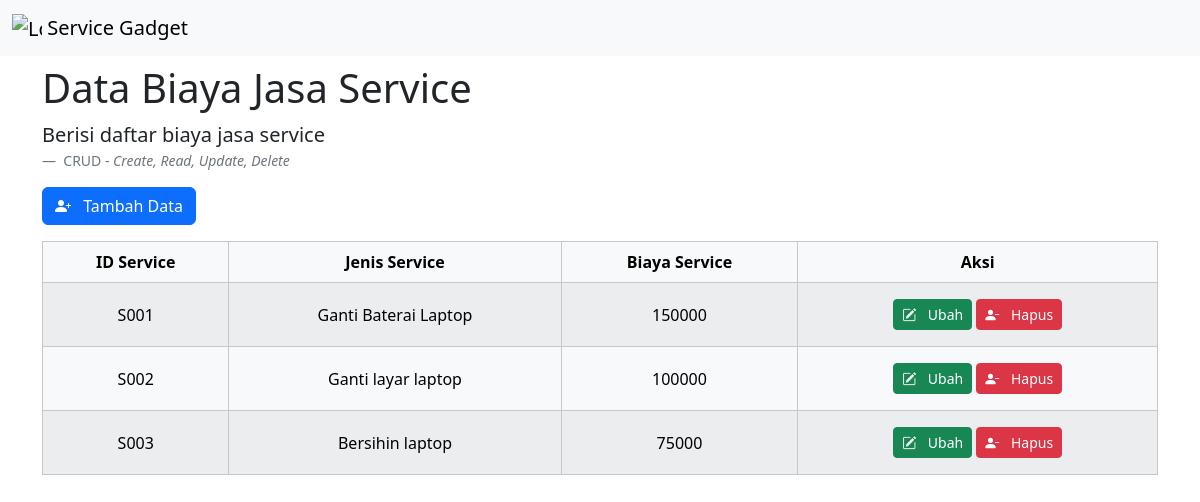
The page /form_service.php on the database as committed earlier.
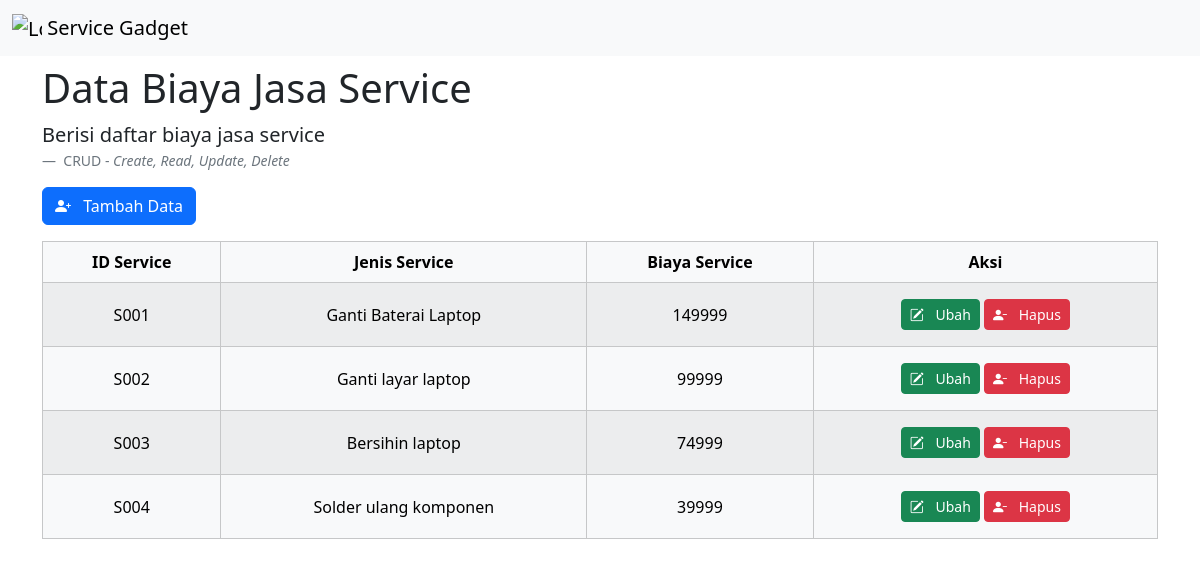
The same page on the database as committed later.
### tables this page shows
CREATE TABLE `service` (
  `id_service` char(10) NOT NULL,
  `jenis_service` varchar(255) NOT NULL,
  `biaya_service` mediumint(9) NOT NULL
);

### form_service.php (the view, shortened to what this page needs)
<?php
include 'koneksi.php';
$query = "SELECT * FROM service;";
$sql = mysqli_query($conn, $query) or die(mysqli_error($conn));
?>
<!DOCTYPE html>
<html lang="en">
<head>
    <link href="css/bootstrap.min.css" rel="stylesheet">
    <link rel="stylesheet" href="bootstrap-icons/bootstrap-icons.min.css">
    <link rel="stylesheet" href="styles.css">
</head>
<body class="pt-5">
    <nav class="navbar fixed-top bg-body-tertiary">
        <div class="container-fluid">
            <a class="navbar-brand" href="#">
                <img src="img/menu_logo.png" alt="Logo" width="30" height="24" class="d-inline-block align-text-top">
                Service Gadget
            </a>
        </div>
    </nav>
    <div class="container">
        <h1 class="mt-3">Data Biaya Jasa Service</h1>
        <figure>
            <blockquote class="blockquote">
                <p>Berisi daftar biaya jasa service</p>
            </blockquote>
            <figcaption class="blockquote-footer">
                CRUD - <cite title="Source Title">Create, Read, Update, Delete</cite>
            </figcaption>
        </figure>
        <a href="kelola.php?tambah=servis" type="button" class="btn btn-primary mb-3">
            <i class="bi bi-person-plus-fill me-2"></i>
            Tambah Data
        </a>
        <div class="table-responsive">
            <table class="table table-light table-striped table-hover table-bordered align-middle">
                <thead class="text-center align-middle">
                    <tr>
                        <th>ID Service</th>
                        <th>Jenis Service</th>
                        <th>Biaya Service</th>
                        <th>Aksi</th>
                    </tr>
                </thead>
                <tbody class="text-center">
                    <?php while ($hasil = mysqli_fetch_assoc($sql)): ?>
                        <tr>
                            <td>
                                <?= $hasil['id_service']; ?>
                            </td>
                            <td>
                                <?= $hasil['jenis_service']; ?>
                            </td>
                            <td>
                                <?= $hasil['biaya_service']; ?>
                            </td>
                            <td>
                                <a href="kelola.php?tombol=ubahService&ubah=<?= $hasil['id_service']; ?>" type="button"
                                    class="btn btn-success btn-sm mb-2 mt-2">
                                    <i class="bi bi-pencil-square me-2"></i>
                                    Ubah
                                </a>
                                <a href="proses.php?hapusService=<?= $hasil['id_service']; ?>" type="button"
                                    class="btn btn-danger btn-sm mb-2 mt-2" onclick="return confirm('Apakah Anda yakin ingin menghapus data ini?')">
                                    <i class="bi bi-person-dash-fill me-2"></i>
                                    Hapus
                                </a>
                            </td>
                        </tr>
                    <?php endwhile; ?>
                </tbody>
            </table>
        </div>
    </div>
</body>
</html>

Rows that differ between the two databases and show on the page:
changed service "Ganti Baterai Laptop": biaya_service "150000" → "149999"
changed service "Ganti layar laptop": biaya_service "100000" → "99999"
changed service "Bersihin laptop": biaya_service "75000" → "74999"
added service: id_service "S004", jenis_service "Solder ulang komponen", biaya_service "39999"
